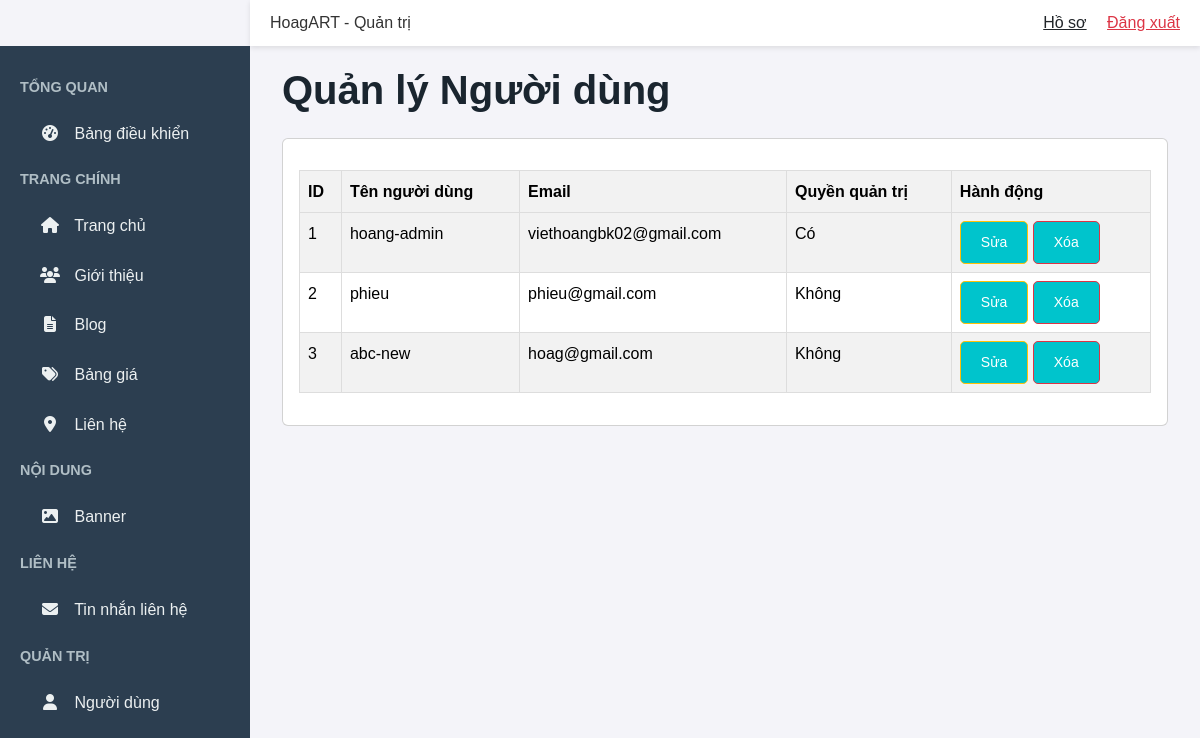
Before: /admin/users (signed in) with the older database file.
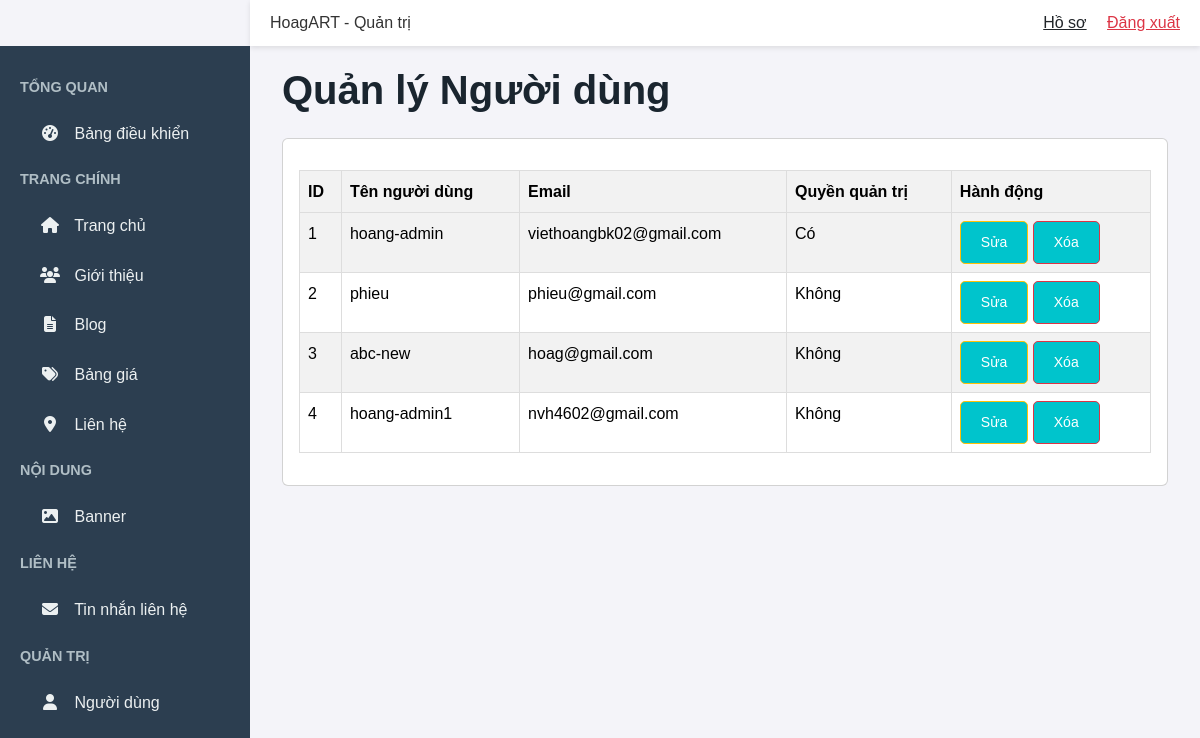
After: the same page with the newer database file.
### app/models/user.py (models this page shows, shortened)
class User(db.Model, UserMixin):
    __tablename__ = 'user'
    id = db.Column(db.Integer, primary_key=True)
    username = db.Column(db.String(80), unique=True, nullable=False)
    email = db.Column(db.String(120), unique=True, nullable=False)
    password = db.Column(db.String(255), nullable=False)
    is_admin = db.Column(db.Boolean, default=False)
    phone = db.Column(db.String(20))  # Trường số điện thoại
    address = db.Column(db.String(200))  # Trường địa chỉ
    avatar = db.Column(db.String(200), default='default_avatar.png')  # Trường avatar với giá trị mặc định

### app/blueprints/admin/routes.py (the view)
@admin_bp.route('/users', methods=['GET'])
@login_required
@admin_required
def manage_users():
    users = User.query.all()
    return render_template('admin/users.html', users=users)

### app/blueprints/admin/routes.py (called while the page is built)
def admin_required(f):
    @wraps(f)
    def decorated_function(*args, **kwargs):
        if not current_user.is_authenticated or not current_user.is_admin:
            flash('Bạn không có quyền truy cập trang này.', 'error')
            return redirect(url_for('main.home'))
        return f(*args, **kwargs)
    return decorated_function

### app/templates/admin/users.html (shortened to what this page needs)
{% extends "admin/base.html" %}  {% block content %}
<div class="container-fluid">
    <h1 class="mb-4">Quản lý Người dùng</h1>
    <div class="card">
        <div class="card-body">
            <table class="table table-striped">
                <thead>
                    <tr>
                        <th>ID</th>
                        <th>Tên người dùng</th>
                        <th>Email</th>
                        <th>Quyền quản trị</th>
                        <th>Hành động</th>
                    </tr>
                </thead>
                <tbody>
                    {% for user in users %}
                    <tr>
                        <td>{{ user.id }}</td>
                        <td>{{ user.username }}</td>
                        <td>{{ user.email }}</td>
                        <td>{{ 'Có' if user.is_admin else 'Không' }}</td>
                        <td>
                            <a
                                href="{{ url_for('admin.edit_user', id=user.id) }}"
                                class="btn btn-sm btn-warning"
                                >Sửa</a
                            >
                            <a
                                href="{{ url_for('admin.delete_user', id=user.id) }}"
                                class="btn btn-sm btn-danger"
                                onclick="return confirm('Bạn có chắc muốn xóa?')"
                                >Xóa</a
                            >
                        </td>
                    </tr>
                    {% endfor %}
                </tbody>
            </table>
        </div>
    </div>
</div>
{% endblock %}

### app/templates/admin/base.html (shortened to what this page needs)
<!DOCTYPE html>
<html lang="vi">
    <head>
        <link
            rel="stylesheet"
            href="https://cdnjs.cloudflare.com/ajax/libs/font-awesome/6.5.2/css/all.min.css"
        />
        <link
            href="https://cdn.jsdelivr.net/npm/bootstrap@5.3.3/dist/css/bootstrap.min.css"
            rel="stylesheet"
        />
        <link
            rel="stylesheet"
            href="{{ url_for('static', filename='css/style.css') }}"
        />
        <link
            rel="stylesheet"
            href="https://cdnjs.cloudflare.com/ajax/libs/font-awesome/6.5.1/css/all.min.css"
        />
    </head>
    <body>
        <div
            class="navbar-admin d-flex justify-content-between align-items-center"
        >
            <div class="logo">HoagART - Quản trị</div>
            <div>
                <a href="{{ url_for('main.profile') }}" class="text-dark me-3"
                    >Hồ sơ</a
                >
                <a href="{{ url_for('auth.logout') }}" class="text-danger"
                    >Đăng xuất</a
                >
            </div>
        </div>
        <div class="d-flex">
            <div class="sidebar">
                <div class="nav-title">Tổng quan</div>
                <a href="{{ url_for('admin.dashboard') }}"
                    ><i class="fas fa-tachometer-alt"></i> Bảng điều khiển</a
                >
                <div class="nav-title">Trang chính</div>
                <a href="{{ url_for('admin.manage_home') }}"
                    ><i class="fas fa-home"></i> Trang chủ</a
                >
                <a href="{{ url_for('admin.manage_introduce') }}"
                    ><i class="fas fa-users"></i> Giới thiệu</a
                >
                <a href="{{ url_for('admin.manage_posts') }}"
                    ><i class="fas fa-file-alt"></i> Blog</a
                >
                <a href="{{ url_for('admin.manage_pricing') }}"
                    ><i class="fas fa-tags"></i> Bảng giá</a
                >
                <a href="{{ url_for('admin.manage_contact') }}"
                    ><i class="fas fa-map-marker-alt"></i> Liên hệ</a
                >
                <div class="nav-title">Nội dung</div>
                <a href="{{ url_for('admin.manage_banners') }}"
                    ><i class="fas fa-image"></i> Banner</a
                >
                <div class="nav-title">Liên hệ</div>
                <a href="{{ url_for('admin.manage_contact_submissions') }}"
                    ><i class="fas fa-envelope"></i> Tin nhắn liên hệ</a
                >
                <div class="nav-title">Quản trị</div>
                <a href="{{ url_for('admin.manage_users') }}"
                    ><i class="fas fa-user"></i> Người dùng</a
                >
            </div>
            <div class="content flex-grow-1">
                 {% block content %}{%
                endblock %}
            </div>
        </div>
    </body>
</html>

### app/static/css/style.css (style rules this page uses)
:root { --primary-color: #00c4cc; --secondary-color: #ff4d4d; --dark-bg: #1a252f; --light-bg: #f5f5f5; --text-color: #333; --light-text: #fff; --shadow-light: 0 4px 10px rgba(0, 0, 0, 0.1); --shadow-dark: 0 8px 20px rgba(0, 0, 0, 0.2); --navbar-height: 70px; --carousel-height: calc(92.5vh - var(--navbar-height)); --thumbnail-height: 60px; --thumbnail-width: 80px; --thumbnail-group-width: calc(var(--thumbnail-width) * 6 + 30px); --border-radius: 8px; --transition: all 0.3s ease; }
* { margin: 0; padding: 0; box-sizing: border-box; }
body { font-family: 'Roboto', Arial, sans-serif; line-height: 1.6; color: var(--text-color); background-color: var(--light-bg); overflow-x: hidden; }
h1, h2, h3, h4, h5, h6 { color: var(--dark-bg); font-weight: 700; }
.btn { background-color: var(--primary-color); color: var(--light-text); padding: 10px 20px; text-decoration: none; border-radius: 5px; transition: var(--transition); font-weight: 500; display: inline-block; }
.table { width: 100%; border-collapse: collapse; margin-top: 15px; }
.table th, .table td { border: 1px solid #ddd; padding: 8px; text-align: left; }
.table th { background-color: #f2f2f2; }

### app/templates/admin/base.html (style rules this page uses)
body { font-family: Arial, sans-serif; background-color: #f4f4f9; margin: 0; }
.sidebar { background-color: #2c3e50; min-height: 100vh; padding-top: 20px; width: 250px; position: fixed; overflow-y: auto; }
.sidebar .nav-title { color: #b0bec5; padding: 10px 20px; font-size: 0.9rem; text-transform: uppercase; font-weight: bold; }
.sidebar a { color: #ecf0f1; padding: 12px 20px 12px 40px; display: block; text-decoration: none; font-size: 1rem; transition: background-color 0.3s; }
.sidebar a i { margin-right: 10px; width: 20px; text-align: center; }
.content { margin-left: 250px; padding: 20px; min-height: 100vh; }
.navbar-admin { background-color: #ffffff; box-shadow: 0 2px 5px rgba(0, 0, 0, 0.1); padding: 10px 20px; margin-left: 250px; }

Changed rows visible on the page:
added User: id "4", username "hoang-admin1", email "nvh4602@gmail.com", is_admin "Không"
